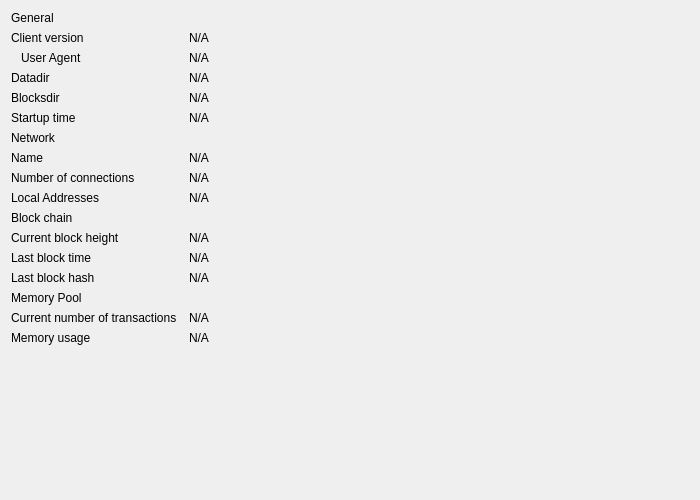
<?xml version="1.0" encoding="UTF-8"?>
<ui version="4.0">
 <class>InformationWidget</class>
 <widget class="QWidget" name="InformationWidget">
  <property name="geometry">
   <rect>
    <x>0</x>
    <y>0</y>
    <width>700</width>
    <height>500</height>
   </rect>
  </property>
      <layout class="QGridLayout" name="gridLayout" columnstretch="0,1">
       <property name="horizontalSpacing">
        <number>12</number>
       </property>
       <item row="0" column="0">
        <widget class="QLabel" name="label_9">
         <property name="text">
          <string>General</string>
         </property>
        </widget>
       </item>
       <item row="1" column="0">
        <widget class="QLabel" name="label_6">
         <property name="text">
          <string>Client version</string>
         </property>
        </widget>
       </item>
       <item row="1" column="1">
        <widget class="QLabel" name="clientVersion">
         <property name="cursor">
          <cursorShape>IBeamCursor</cursorShape>
         </property>
         <property name="text">
          <string>N/A</string>
         </property>
         <property name="textFormat">
          <enum>Qt::PlainText</enum>
         </property>
         <property name="textInteractionFlags">
          <set>Qt::LinksAccessibleByMouse|Qt::TextSelectableByKeyboard|Qt::TextSelectableByMouse</set>
         </property>
        </widget>
       </item>
       <item row="2" column="0">
        <widget class="QLabel" name="labelClientUserAgent">
         <property name="text">
          <string>User Agent</string>
         </property>
         <property name="indent">
          <number>10</number>
         </property>
        </widget>
       </item>
       <item row="2" column="1">
        <widget class="QLabel" name="clientUserAgent">
         <property name="cursor">
          <cursorShape>IBeamCursor</cursorShape>
         </property>
         <property name="text">
          <string>N/A</string>
         </property>
         <property name="textFormat">
          <enum>Qt::PlainText</enum>
         </property>
         <property name="textInteractionFlags">
          <set>Qt::LinksAccessibleByMouse|Qt::TextSelectableByKeyboard|Qt::TextSelectableByMouse</set>
         </property>
        </widget>
       </item>
       <item row="3" column="0">
        <widget class="QLabel" name="label_12">
         <property name="text">
          <string>Datadir</string>
         </property>
        </widget>
       </item>
       <item row="3" column="1">
        <widget class="QLabel" name="dataDir">
         <property name="cursor">
          <cursorShape>IBeamCursor</cursorShape>
         </property>
         <property name="toolTip">
          <string>To specify a non-default location of the data directory use the '%1' option.</string>
         </property>
         <property name="text">
          <string>N/A</string>
         </property>
         <property name="textFormat">
          <enum>Qt::PlainText</enum>
         </property>
         <property name="wordWrap">
          <bool>true</bool>
         </property>
         <property name="textInteractionFlags">
          <set>Qt::LinksAccessibleByMouse|Qt::TextSelectableByKeyboard|Qt::TextSelectableByMouse</set>
         </property>
        </widget>
       </item>
       <item row="4" column="0">
        <widget class="QLabel" name="label_11">
         <property name="text">
          <string>Blocksdir</string>
         </property>
        </widget>
       </item>
       <item row="4" column="1">
        <widget class="QLabel" name="blocksDir">
         <property name="cursor">
          <cursorShape>IBeamCursor</cursorShape>
         </property>
         <property name="toolTip">
          <string>To specify a non-default location of the blocks directory use the '%1' option.</string>
         </property>
         <property name="text">
          <string>N/A</string>
         </property>
         <property name="textFormat">
          <enum>Qt::PlainText</enum>
         </property>
         <property name="wordWrap">
          <bool>true</bool>
         </property>
         <property name="textInteractionFlags">
          <set>Qt::LinksAccessibleByMouse|Qt::TextSelectableByKeyboard|Qt::TextSelectableByMouse</set>
         </property>
        </widget>
       </item>
       <item row="5" column="0">
        <widget class="QLabel" name="label_13">
         <property name="text">
          <string>Startup time</string>
         </property>
        </widget>
       </item>
       <item row="5" column="1">
        <widget class="QLabel" name="startupTime">
         <property name="cursor">
          <cursorShape>IBeamCursor</cursorShape>
         </property>
         <property name="text">
          <string>N/A</string>
         </property>
         <property name="textFormat">
          <enum>Qt::PlainText</enum>
         </property>
         <property name="textInteractionFlags">
          <set>Qt::LinksAccessibleByMouse|Qt::TextSelectableByKeyboard|Qt::TextSelectableByMouse</set>
         </property>
        </widget>
       </item>
       <item row="6" column="0">
        <widget class="QLabel" name="labelNetwork">
         <property name="text">
          <string>Network</string>
         </property>
        </widget>
       </item>
       <item row="7" column="0">
        <widget class="QLabel" name="label_8">
         <property name="text">
          <string>Name</string>
         </property>
        </widget>
       </item>
       <item row="7" column="1">
        <widget class="QLabel" name="networkName">
         <property name="cursor">
          <cursorShape>IBeamCursor</cursorShape>
         </property>
         <property name="text">
          <string>N/A</string>
         </property>
         <property name="textFormat">
          <enum>Qt::PlainText</enum>
         </property>
         <property name="textInteractionFlags">
          <set>Qt::LinksAccessibleByMouse|Qt::TextSelectableByKeyboard|Qt::TextSelectableByMouse</set>
         </property>
        </widget>
       </item>
       <item row="8" column="0">
        <widget class="QLabel" name="label_7">
         <property name="text">
          <string>Number of connections</string>
         </property>
        </widget>
       </item>
       <item row="8" column="1">
        <widget class="QLabel" name="numberOfConnections">
         <property name="cursor">
          <cursorShape>IBeamCursor</cursorShape>
         </property>
         <property name="text">
          <string>N/A</string>
         </property>
         <property name="textFormat">
          <enum>Qt::PlainText</enum>
         </property>
         <property name="textInteractionFlags">
          <set>Qt::LinksAccessibleByMouse|Qt::TextSelectableByKeyboard|Qt::TextSelectableByMouse</set>
         </property>
        </widget>
       </item>
       <item row="9" column="0">
        <widget class="QLabel" name="label_14">
         <property name="text">
          <string>Local Addresses</string>
         </property>
        </widget>
       </item>
       <item row="9" column="1">
        <widget class="QLabel" name="localAddresses">
         <property name="cursor">
          <cursorShape>IBeamCursor</cursorShape>
         </property>
         <property name="wordWrap">
          <bool>true</bool>
         </property>
         <property name="sizePolicy">
          <sizepolicy hsizetype="Preferred" vsizetype="Minimum">
           <horstretch>0</horstretch>
           <verstretch>0</verstretch>
          </sizepolicy>
         </property>
         <property name="text">
          <string notr="true">N/A</string>
         </property>
         <property name="textFormat">
          <enum>Qt::PlainText</enum>
         </property>
         <property name="textInteractionFlags">
          <set>Qt::LinksAccessibleByMouse|Qt::TextSelectableByKeyboard|Qt::TextSelectableByMouse</set>
         </property>
         <property name="toolTip">
          <string>Network addresses that your Kerrigan node is currently using to communicate with other nodes.</string>
         </property>
        </widget>
       </item>
       <item row="10" column="0">
        <widget class="QLabel" name="label_10">
         <property name="text">
          <string>Block chain</string>
         </property>
        </widget>
       </item>
       <item row="11" column="0">
        <widget class="QLabel" name="label_3">
         <property name="text">
          <string>Current block height</string>
         </property>
        </widget>
       </item>
       <item row="11" column="1">
        <widget class="QLabel" name="numberOfBlocks">
         <property name="cursor">
          <cursorShape>IBeamCursor</cursorShape>
         </property>
         <property name="text">
          <string>N/A</string>
         </property>
         <property name="textFormat">
          <enum>Qt::PlainText</enum>
         </property>
         <property name="textInteractionFlags">
          <set>Qt::LinksAccessibleByMouse|Qt::TextSelectableByKeyboard|Qt::TextSelectableByMouse</set>
         </property>
        </widget>
       </item>
       <item row="12" column="0">
        <widget class="QLabel" name="labelLastBlockTime">
         <property name="text">
          <string>Last block time</string>
         </property>
        </widget>
       </item>
       <item row="12" column="1">
        <widget class="QLabel" name="lastBlockTime">
         <property name="cursor">
          <cursorShape>IBeamCursor</cursorShape>
         </property>
         <property name="text">
          <string>N/A</string>
         </property>
         <property name="textFormat">
          <enum>Qt::PlainText</enum>
         </property>
         <property name="textInteractionFlags">
          <set>Qt::LinksAccessibleByMouse|Qt::TextSelectableByKeyboard|Qt::TextSelectableByMouse</set>
         </property>
        </widget>
       </item>
       <item row="13" column="0">
        <widget class="QLabel" name="lastBlockHashLabel">
         <property name="text">
          <string>Last block hash</string>
         </property>
        </widget>
       </item>
       <item row="13" column="1">
        <widget class="QLabel" name="lastBlockHash">
         <property name="cursor">
          <cursorShape>IBeamCursor</cursorShape>
         </property>
         <property name="text">
          <string>N/A</string>
         </property>
         <property name="textFormat">
          <enum>Qt::PlainText</enum>
         </property>
         <property name="textInteractionFlags">
          <set>Qt::LinksAccessibleByMouse|Qt::TextSelectableByKeyboard|Qt::TextSelectableByMouse</set>
         </property>
        </widget>
       </item>
       <item row="14" column="0">
        <widget class="QLabel" name="labelMempoolTitle">
         <property name="text">
          <string>Memory Pool</string>
         </property>
        </widget>
       </item>
       <item row="15" column="0">
        <widget class="QLabel" name="labelNumberOfTransactions">
         <property name="text">
          <string>Current number of transactions</string>
         </property>
        </widget>
       </item>
       <item row="15" column="1">
        <widget class="QLabel" name="mempoolNumberTxs">
         <property name="cursor">
          <cursorShape>IBeamCursor</cursorShape>
         </property>
         <property name="text">
          <string>N/A</string>
         </property>
         <property name="textFormat">
          <enum>Qt::PlainText</enum>
         </property>
         <property name="textInteractionFlags">
          <set>Qt::LinksAccessibleByMouse|Qt::TextSelectableByKeyboard|Qt::TextSelectableByMouse</set>
         </property>
        </widget>
       </item>
       <item row="16" column="0">
        <widget class="QLabel" name="labelMemoryUsage">
         <property name="text">
          <string>Memory usage</string>
         </property>
        </widget>
       </item>
       <item row="16" column="1">
        <widget class="QLabel" name="mempoolSize">
         <property name="cursor">
          <cursorShape>IBeamCursor</cursorShape>
         </property>
         <property name="text">
          <string>N/A</string>
         </property>
         <property name="textFormat">
          <enum>Qt::PlainText</enum>
         </property>
         <property name="textInteractionFlags">
          <set>Qt::LinksAccessibleByMouse|Qt::TextSelectableByKeyboard|Qt::TextSelectableByMouse</set>
         </property>
        </widget>
       </item>
       <item row="17" column="0">
        <spacer name="verticalSpacer">
         <property name="orientation">
          <enum>Qt::Vertical</enum>
         </property>
         <property name="sizeHint" stdset="0">
          <size>
           <width>20</width>
           <height>40</height>
          </size>
         </property>
        </spacer>
       </item>
      </layout>
 </widget>
 <resources/>
 <connections/>
</ui>
